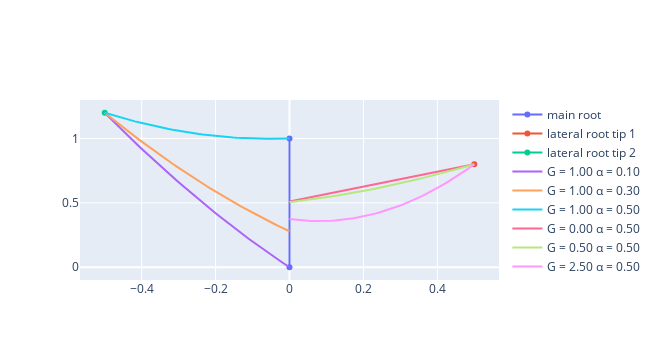

The notebook cell this image was saved under:
### Code cell
# example_fig.update_yaxes(
#     scaleanchor = "x",
#     scaleratio = 1
# )
width_mm = 174
width_pixels = 657.63779528
example_fig.update_layout(
    width=width_pixels)
example_fig.show()
